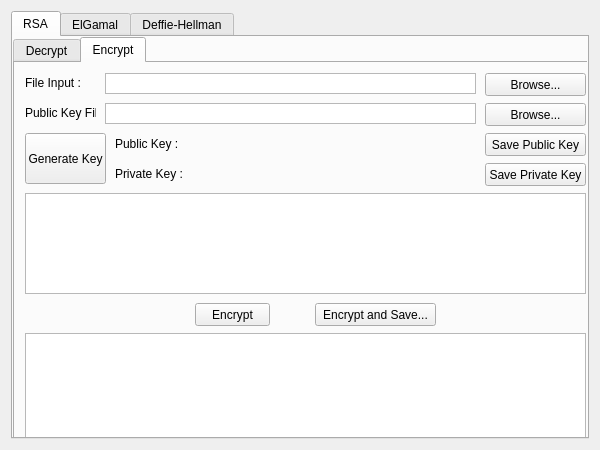
<?xml version="1.0" encoding="UTF-8"?>
<ui version="4.0">
 <class>Dialog</class>
 <widget class="QDialog" name="Dialog">
  <property name="geometry">
   <rect>
    <x>0</x>
    <y>0</y>
    <width>600</width>
    <height>450</height>
   </rect>
  </property>
  <property name="windowTitle">
   <string>Dialog</string>
  </property>
  <layout class="QHBoxLayout" name="horizontalLayout">
   <item>
    <widget class="QTabWidget" name="tabWidget">
     <property name="toolTip">
      <string>&lt;html&gt;&lt;head/&gt;&lt;body&gt;&lt;p&gt;&lt;br/&gt;&lt;/p&gt;&lt;/body&gt;&lt;/html&gt;</string>
     </property>
     <property name="currentIndex">
      <number>0</number>
     </property>
     <widget class="QWidget" name="RSA">
      <attribute name="title">
       <string>RSA</string>
      </attribute>
      <widget class="QTabWidget" name="RSA_tab">
       <property name="geometry">
        <rect>
         <x>0</x>
         <y>0</y>
         <width>581</width>
         <height>411</height>
        </rect>
       </property>
       <property name="currentIndex">
        <number>1</number>
       </property>
       <widget class="QWidget" name="rsadecrypt">
        <attribute name="title">
         <string>Decrypt</string>
        </attribute>
        <widget class="QTextEdit" name="fileInputT">
         <property name="geometry">
          <rect>
           <x>80</x>
           <y>10</y>
           <width>411</width>
           <height>21</height>
          </rect>
         </property>
         <property name="verticalScrollBarPolicy">
          <enum>Qt::ScrollBarAlwaysOff</enum>
         </property>
         <property name="horizontalScrollBarPolicy">
          <enum>Qt::ScrollBarAlwaysOff</enum>
         </property>
        </widget>
        <widget class="QPushButton" name="fileInputBtn">
         <property name="geometry">
          <rect>
           <x>500</x>
           <y>10</y>
           <width>71</width>
           <height>23</height>
          </rect>
         </property>
         <property name="text">
          <string>Browse...</string>
         </property>
        </widget>
        <widget class="QLabel" name="fileInputL">
         <property name="geometry">
          <rect>
           <x>10</x>
           <y>10</y>
           <width>71</width>
           <height>20</height>
          </rect>
         </property>
         <property name="text">
          <string>File Input :</string>
         </property>
        </widget>
        <widget class="QLabel" name="priKeyL">
         <property name="geometry">
          <rect>
           <x>10</x>
           <y>40</y>
           <width>61</width>
           <height>16</height>
          </rect>
         </property>
         <property name="text">
          <string>Private Key :</string>
         </property>
        </widget>
        <widget class="QTextEdit" name="priKeyT">
         <property name="geometry">
          <rect>
           <x>80</x>
           <y>40</y>
           <width>411</width>
           <height>21</height>
          </rect>
         </property>
         <property name="verticalScrollBarPolicy">
          <enum>Qt::ScrollBarAlwaysOff</enum>
         </property>
         <property name="horizontalScrollBarPolicy">
          <enum>Qt::ScrollBarAlwaysOff</enum>
         </property>
        </widget>
        <widget class="QPushButton" name="priKeyBtn">
         <property name="geometry">
          <rect>
           <x>500</x>
           <y>40</y>
           <width>71</width>
           <height>23</height>
          </rect>
         </property>
         <property name="text">
          <string>Browse...</string>
         </property>
        </widget>
        <widget class="QPushButton" name="decRSA">
         <property name="geometry">
          <rect>
           <x>180</x>
           <y>210</y>
           <width>75</width>
           <height>23</height>
          </rect>
         </property>
         <property name="text">
          <string>Decrypt</string>
         </property>
        </widget>
        <widget class="QTextEdit" name="inputT">
         <property name="geometry">
          <rect>
           <x>10</x>
           <y>70</y>
           <width>561</width>
           <height>131</height>
          </rect>
         </property>
        </widget>
        <widget class="QTextEdit" name="outputT">
         <property name="geometry">
          <rect>
           <x>10</x>
           <y>250</y>
           <width>561</width>
           <height>131</height>
          </rect>
         </property>
        </widget>
        <widget class="QPushButton" name="decsRSA">
         <property name="geometry">
          <rect>
           <x>300</x>
           <y>210</y>
           <width>121</width>
           <height>23</height>
          </rect>
         </property>
         <property name="text">
          <string>Decrypt and Save...</string>
         </property>
        </widget>
       </widget>
       <widget class="QWidget" name="rsaencrypt">
        <attribute name="title">
         <string>Encrypt</string>
        </attribute>
        <widget class="QTextEdit" name="fileInputT_ersa">
         <property name="geometry">
          <rect>
           <x>90</x>
           <y>10</y>
           <width>371</width>
           <height>21</height>
          </rect>
         </property>
         <property name="verticalScrollBarPolicy">
          <enum>Qt::ScrollBarAlwaysOff</enum>
         </property>
         <property name="horizontalScrollBarPolicy">
          <enum>Qt::ScrollBarAlwaysOff</enum>
         </property>
        </widget>
        <widget class="QLabel" name="fileInputL_ersa">
         <property name="geometry">
          <rect>
           <x>10</x>
           <y>10</y>
           <width>71</width>
           <height>20</height>
          </rect>
         </property>
         <property name="text">
          <string>File Input :</string>
         </property>
        </widget>
        <widget class="QPushButton" name="encsRSA">
         <property name="geometry">
          <rect>
           <x>300</x>
           <y>240</y>
           <width>121</width>
           <height>23</height>
          </rect>
         </property>
         <property name="text">
          <string>Encrypt and Save...</string>
         </property>
        </widget>
        <widget class="QPushButton" name="fileInputBtn_ersa">
         <property name="geometry">
          <rect>
           <x>470</x>
           <y>10</y>
           <width>101</width>
           <height>23</height>
          </rect>
         </property>
         <property name="text">
          <string>Browse...</string>
         </property>
        </widget>
        <widget class="QPushButton" name="encRSA">
         <property name="geometry">
          <rect>
           <x>180</x>
           <y>240</y>
           <width>75</width>
           <height>23</height>
          </rect>
         </property>
         <property name="text">
          <string>Encrypt</string>
         </property>
        </widget>
        <widget class="QTextEdit" name="inputT_ersa">
         <property name="geometry">
          <rect>
           <x>10</x>
           <y>130</y>
           <width>561</width>
           <height>101</height>
          </rect>
         </property>
        </widget>
        <widget class="QTextEdit" name="outputT_ersa">
         <property name="geometry">
          <rect>
           <x>10</x>
           <y>270</y>
           <width>561</width>
           <height>111</height>
          </rect>
         </property>
        </widget>
        <widget class="QPushButton" name="genKeyERSA">
         <property name="geometry">
          <rect>
           <x>10</x>
           <y>70</y>
           <width>81</width>
           <height>51</height>
          </rect>
         </property>
         <property name="text">
          <string>Generate Key</string>
         </property>
        </widget>
        <widget class="QLabel" name="pubKey_ersa">
         <property name="geometry">
          <rect>
           <x>100</x>
           <y>71</y>
           <width>361</width>
           <height>20</height>
          </rect>
         </property>
         <property name="text">
          <string>Public Key :</string>
         </property>
        </widget>
        <widget class="QLabel" name="priKey_ersa">
         <property name="geometry">
          <rect>
           <x>100</x>
           <y>100</y>
           <width>361</width>
           <height>21</height>
          </rect>
         </property>
         <property name="text">
          <string>Private Key :</string>
         </property>
        </widget>
        <widget class="QPushButton" name="pubKeySv">
         <property name="geometry">
          <rect>
           <x>470</x>
           <y>70</y>
           <width>101</width>
           <height>23</height>
          </rect>
         </property>
         <property name="text">
          <string>Save Public Key</string>
         </property>
        </widget>
        <widget class="QPushButton" name="priKeySv">
         <property name="geometry">
          <rect>
           <x>470</x>
           <y>100</y>
           <width>101</width>
           <height>23</height>
          </rect>
         </property>
         <property name="text">
          <string>Save Private Key</string>
         </property>
        </widget>
        <widget class="QPushButton" name="browsePubKey">
         <property name="geometry">
          <rect>
           <x>470</x>
           <y>40</y>
           <width>101</width>
           <height>23</height>
          </rect>
         </property>
         <property name="text">
          <string>Browse...</string>
         </property>
        </widget>
        <widget class="QTextEdit" name="pubKeyT_ersa">
         <property name="geometry">
          <rect>
           <x>90</x>
           <y>40</y>
           <width>371</width>
           <height>21</height>
          </rect>
         </property>
         <property name="verticalScrollBarPolicy">
          <enum>Qt::ScrollBarAlwaysOff</enum>
         </property>
         <property name="horizontalScrollBarPolicy">
          <enum>Qt::ScrollBarAlwaysOff</enum>
         </property>
        </widget>
        <widget class="QLabel" name="pubKeyL_ersa">
         <property name="geometry">
          <rect>
           <x>10</x>
           <y>40</y>
           <width>71</width>
           <height>20</height>
          </rect>
         </property>
         <property name="text">
          <string>Public Key File :</string>
         </property>
        </widget>
       </widget>
      </widget>
     </widget>
     <widget class="QWidget" name="ElGamal">
      <property name="contextMenuPolicy">
       <enum>Qt::NoContextMenu</enum>
      </property>
      <attribute name="title">
       <string>ElGamal</string>
      </attribute>
      <widget class="QTabWidget" name="tabWidget_2">
       <property name="geometry">
        <rect>
         <x>0</x>
         <y>0</y>
         <width>581</width>
         <height>411</height>
        </rect>
       </property>
       <property name="currentIndex">
        <number>1</number>
       </property>
       <widget class="QWidget" name="egdecrypt">
        <attribute name="title">
         <string>Decrypt</string>
        </attribute>
        <widget class="QTextEdit" name="outputT_elgd">
         <property name="geometry">
          <rect>
           <x>10</x>
           <y>250</y>
           <width>561</width>
           <height>131</height>
          </rect>
         </property>
        </widget>
        <widget class="QLabel" name="priKeyL_elgd">
         <property name="geometry">
          <rect>
           <x>10</x>
           <y>40</y>
           <width>61</width>
           <height>16</height>
          </rect>
         </property>
         <property name="text">
          <string>Private Key :</string>
         </property>
        </widget>
        <widget class="QTextEdit" name="priKeyT_elgd">
         <property name="geometry">
          <rect>
           <x>80</x>
           <y>40</y>
           <width>411</width>
           <height>21</height>
          </rect>
         </property>
         <property name="verticalScrollBarPolicy">
          <enum>Qt::ScrollBarAlwaysOff</enum>
         </property>
         <property name="horizontalScrollBarPolicy">
          <enum>Qt::ScrollBarAlwaysOff</enum>
         </property>
        </widget>
        <widget class="QTextEdit" name="fileInputT_elgd">
         <property name="geometry">
          <rect>
           <x>80</x>
           <y>10</y>
           <width>411</width>
           <height>21</height>
          </rect>
         </property>
         <property name="verticalScrollBarPolicy">
          <enum>Qt::ScrollBarAlwaysOff</enum>
         </property>
         <property name="horizontalScrollBarPolicy">
          <enum>Qt::ScrollBarAlwaysOff</enum>
         </property>
        </widget>
        <widget class="QLabel" name="fileInputL_elgd">
         <property name="geometry">
          <rect>
           <x>10</x>
           <y>10</y>
           <width>71</width>
           <height>20</height>
          </rect>
         </property>
         <property name="text">
          <string>File Input :</string>
         </property>
        </widget>
        <widget class="QPushButton" name="decsELG">
         <property name="geometry">
          <rect>
           <x>300</x>
           <y>210</y>
           <width>121</width>
           <height>23</height>
          </rect>
         </property>
         <property name="text">
          <string>Decrypt and Save...</string>
         </property>
        </widget>
        <widget class="QPushButton" name="fileInputBtn_elgd">
         <property name="geometry">
          <rect>
           <x>500</x>
           <y>10</y>
           <width>71</width>
           <height>23</height>
          </rect>
         </property>
         <property name="text">
          <string>Browse...</string>
         </property>
        </widget>
        <widget class="QPushButton" name="decELG">
         <property name="geometry">
          <rect>
           <x>180</x>
           <y>210</y>
           <width>75</width>
           <height>23</height>
          </rect>
         </property>
         <property name="text">
          <string>Decrypt</string>
         </property>
        </widget>
        <widget class="QTextEdit" name="inputT_elgd">
         <property name="geometry">
          <rect>
           <x>10</x>
           <y>70</y>
           <width>561</width>
           <height>131</height>
          </rect>
         </property>
        </widget>
        <widget class="QPushButton" name="priKeyBtn_elgd">
         <property name="geometry">
          <rect>
           <x>500</x>
           <y>40</y>
           <width>71</width>
           <height>23</height>
          </rect>
         </property>
         <property name="text">
          <string>Browse...</string>
         </property>
        </widget>
       </widget>
       <widget class="QWidget" name="egencrypt">
        <attribute name="title">
         <string>Encrypt</string>
        </attribute>
        <widget class="QLabel" name="fileInputL_elge">
         <property name="geometry">
          <rect>
           <x>10</x>
           <y>10</y>
           <width>71</width>
           <height>20</height>
          </rect>
         </property>
         <property name="text">
          <string>File Input :</string>
         </property>
        </widget>
        <widget class="QTextEdit" name="inputT_elge">
         <property name="geometry">
          <rect>
           <x>10</x>
           <y>130</y>
           <width>561</width>
           <height>101</height>
          </rect>
         </property>
        </widget>
        <widget class="QLabel" name="pubKey_elge">
         <property name="geometry">
          <rect>
           <x>100</x>
           <y>71</y>
           <width>361</width>
           <height>20</height>
          </rect>
         </property>
         <property name="text">
          <string>Public Key :</string>
         </property>
        </widget>
        <widget class="QLabel" name="pubKeyL_elge">
         <property name="geometry">
          <rect>
           <x>10</x>
           <y>40</y>
           <width>71</width>
           <height>20</height>
          </rect>
         </property>
         <property name="text">
          <string>Public Key File :</string>
         </property>
        </widget>
        <widget class="QPushButton" name="priKeySv_elge">
         <property name="geometry">
          <rect>
           <x>470</x>
           <y>100</y>
           <width>101</width>
           <height>23</height>
          </rect>
         </property>
         <property name="text">
          <string>Save Private Key</string>
         </property>
        </widget>
        <widget class="QTextEdit" name="pubKeyT_elge">
         <property name="geometry">
          <rect>
           <x>90</x>
           <y>40</y>
           <width>371</width>
           <height>21</height>
          </rect>
         </property>
         <property name="verticalScrollBarPolicy">
          <enum>Qt::ScrollBarAlwaysOff</enum>
         </property>
         <property name="horizontalScrollBarPolicy">
          <enum>Qt::ScrollBarAlwaysOff</enum>
         </property>
        </widget>
        <widget class="QPushButton" name="browsePubKey_elge">
         <property name="geometry">
          <rect>
           <x>470</x>
           <y>40</y>
           <width>101</width>
           <height>23</height>
          </rect>
         </property>
         <property name="text">
          <string>Browse...</string>
         </property>
        </widget>
        <widget class="QPushButton" name="encRSA_elge">
         <property name="geometry">
          <rect>
           <x>180</x>
           <y>240</y>
           <width>75</width>
           <height>23</height>
          </rect>
         </property>
         <property name="text">
          <string>Encrypt</string>
         </property>
        </widget>
        <widget class="QTextEdit" name="fileInputT_elge">
         <property name="geometry">
          <rect>
           <x>90</x>
           <y>10</y>
           <width>371</width>
           <height>21</height>
          </rect>
         </property>
         <property name="verticalScrollBarPolicy">
          <enum>Qt::ScrollBarAlwaysOff</enum>
         </property>
         <property name="horizontalScrollBarPolicy">
          <enum>Qt::ScrollBarAlwaysOff</enum>
         </property>
        </widget>
        <widget class="QTextEdit" name="outputT_elge">
         <property name="geometry">
          <rect>
           <x>10</x>
           <y>270</y>
           <width>561</width>
           <height>111</height>
          </rect>
         </property>
        </widget>
        <widget class="QPushButton" name="fileInputBtn_elge">
         <property name="geometry">
          <rect>
           <x>470</x>
           <y>10</y>
           <width>101</width>
           <height>23</height>
          </rect>
         </property>
         <property name="text">
          <string>Browse...</string>
         </property>
        </widget>
        <widget class="QPushButton" name="encsRSA_elge">
         <property name="geometry">
          <rect>
           <x>300</x>
           <y>240</y>
           <width>121</width>
           <height>23</height>
          </rect>
         </property>
         <property name="text">
          <string>Encrypt and Save...</string>
         </property>
        </widget>
        <widget class="QLabel" name="priKey_elge">
         <property name="geometry">
          <rect>
           <x>100</x>
           <y>100</y>
           <width>361</width>
           <height>21</height>
          </rect>
         </property>
         <property name="text">
          <string>Private Key :</string>
         </property>
        </widget>
        <widget class="QPushButton" name="pubKeySv_elge">
         <property name="geometry">
          <rect>
           <x>470</x>
           <y>70</y>
           <width>101</width>
           <height>23</height>
          </rect>
         </property>
         <property name="text">
          <string>Save Public Key</string>
         </property>
        </widget>
        <widget class="QPushButton" name="genKeyELGE">
         <property name="geometry">
          <rect>
           <x>10</x>
           <y>70</y>
           <width>81</width>
           <height>51</height>
          </rect>
         </property>
         <property name="text">
          <string>Generate Key</string>
         </property>
        </widget>
       </widget>
      </widget>
     </widget>
     <widget class="QWidget" name="DeffieHellman">
      <attribute name="title">
       <string>Deffie-Hellman</string>
      </attribute>
      <widget class="QLabel" name="ndf">
       <property name="geometry">
        <rect>
         <x>100</x>
         <y>10</y>
         <width>471</width>
         <height>21</height>
        </rect>
       </property>
       <property name="text">
        <string>N : </string>
       </property>
      </widget>
      <widget class="QLabel" name="gdf">
       <property name="geometry">
        <rect>
         <x>100</x>
         <y>50</y>
         <width>471</width>
         <height>21</height>
        </rect>
       </property>
       <property name="text">
        <string>G : </string>
       </property>
      </widget>
      <widget class="QLabel" name="xdf">
       <property name="geometry">
        <rect>
         <x>100</x>
         <y>90</y>
         <width>461</width>
         <height>21</height>
        </rect>
       </property>
       <property name="text">
        <string>X : </string>
       </property>
      </widget>
      <widget class="QLabel" name="ydf">
       <property name="geometry">
        <rect>
         <x>100</x>
         <y>140</y>
         <width>461</width>
         <height>21</height>
        </rect>
       </property>
       <property name="text">
        <string>Y : </string>
       </property>
      </widget>
      <widget class="QLabel" name="kdf">
       <property name="geometry">
        <rect>
         <x>10</x>
         <y>190</y>
         <width>561</width>
         <height>161</height>
        </rect>
       </property>
       <property name="text">
        <string>Symmetric Key : </string>
       </property>
      </widget>
      <widget class="QPushButton" name="ndfbtn">
       <property name="geometry">
        <rect>
         <x>0</x>
         <y>10</y>
         <width>91</width>
         <height>23</height>
        </rect>
       </property>
       <property name="text">
        <string>Generate N</string>
       </property>
      </widget>
      <widget class="QPushButton" name="gdfbtn">
       <property name="geometry">
        <rect>
         <x>0</x>
         <y>50</y>
         <width>91</width>
         <height>23</height>
        </rect>
       </property>
       <property name="text">
        <string>Generate G</string>
       </property>
      </widget>
      <widget class="QPushButton" name="xdfbtn">
       <property name="geometry">
        <rect>
         <x>0</x>
         <y>90</y>
         <width>91</width>
         <height>23</height>
        </rect>
       </property>
       <property name="text">
        <string>Generate X</string>
       </property>
      </widget>
      <widget class="QPushButton" name="ydfbtn">
       <property name="geometry">
        <rect>
         <x>0</x>
         <y>140</y>
         <width>91</width>
         <height>23</height>
        </rect>
       </property>
       <property name="text">
        <string>Generate Y</string>
       </property>
      </widget>
      <widget class="QPushButton" name="savedf">
       <property name="geometry">
        <rect>
         <x>310</x>
         <y>370</y>
         <width>81</width>
         <height>31</height>
        </rect>
       </property>
       <property name="text">
        <string>Save Key</string>
       </property>
      </widget>
      <widget class="QPushButton" name="genkdf">
       <property name="geometry">
        <rect>
         <x>180</x>
         <y>370</y>
         <width>81</width>
         <height>31</height>
        </rect>
       </property>
       <property name="text">
        <string>Generate Key</string>
       </property>
      </widget>
     </widget>
    </widget>
   </item>
  </layout>
 </widget>
 <resources/>
 <connections/>
</ui>
